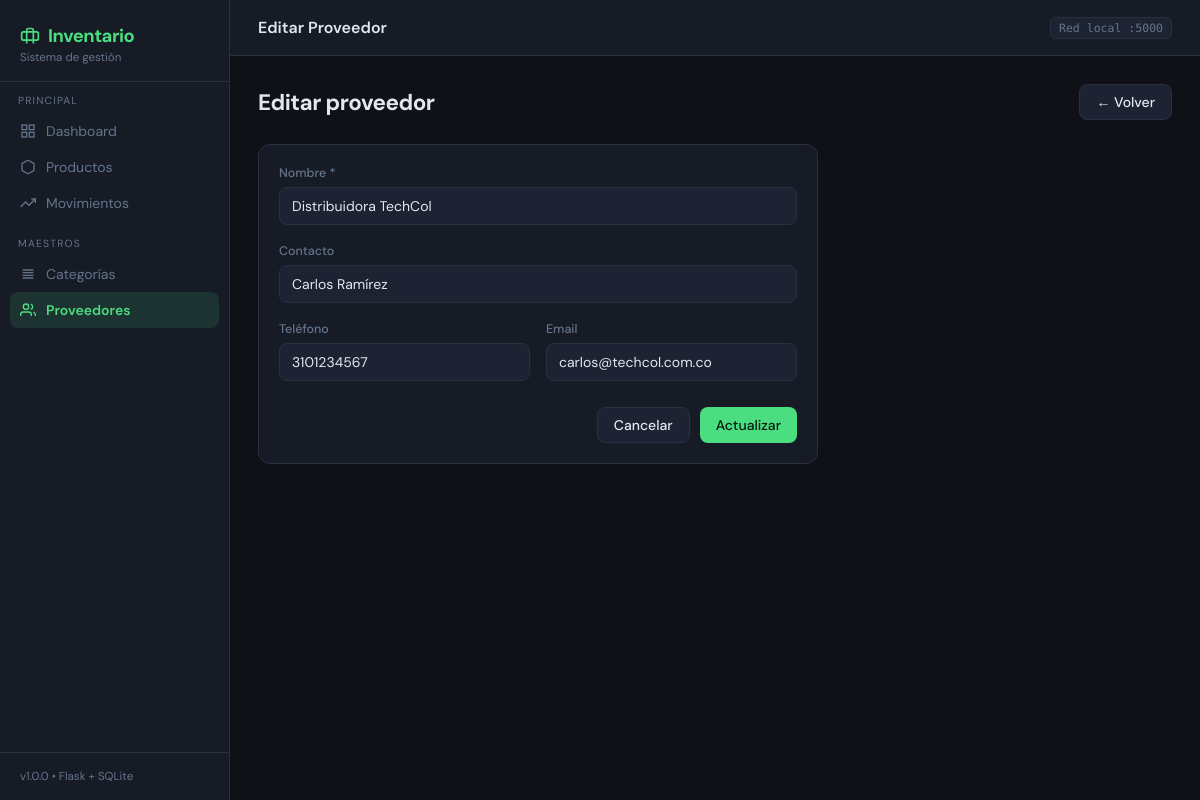
/proveedores/1/editar, run on the app's committed database.
### app.py (models this page shows, shortened)
class Proveedor(Base):
    __tablename__ = "proveedores"
    id       = Column(Integer, primary_key=True, autoincrement=True)
    nombre   = Column(String(120), nullable=False)
    contacto = Column(String(120))
    telefono = Column(String(30))
    email    = Column(String(120))
    productos = relationship("Producto", back_populates="prov_rel")

### app.py (the view, shortened to what this page needs)
@app.route("/proveedores/<int:pid>/editar", methods=["GET", "POST"])
def proveedor_editar(pid):
    db = get_session()
    try:
        p = db.query(Proveedor).get(pid)
        if not p:
            flash("Proveedor no encontrado.", "danger")
            return redirect(url_for("proveedores"))
        return render_template("proveedor_form.html", proveedor=p)
    finally:
        db.close()

### app.py (called while the page is built)
def get_session():
    return Session()

### templates/proveedor_form.html (shortened to what this page needs)
{% extends "base.html" %}
{% block topbar_title %}{{ 'Editar' if proveedor else 'Nuevo' }} Proveedor{% endblock %}
{% block content %}
<div class="page-header">
  <h1>{{ 'Editar proveedor' if proveedor else 'Nuevo proveedor' }}</h1>
  <a href="{{ url_for('proveedores') }}" class="btn btn-secondary">← Volver</a>
</div>
<div class="card" style="max-width:560px;">
  <div class="card-body">
    <form method="post">
      <div class="form-group">
        <label>Nombre *</label>
        <input type="text" name="nombre" required value="{{ proveedor.nombre if proveedor else '' }}">
      </div>
      <div class="form-group">
        <label>Contacto</label>
        <input type="text" name="contacto" value="{{ proveedor.contacto if proveedor else '' }}">
      </div>
      <div class="form-row">
        <div class="form-group">
          <label>Teléfono</label>
          <input type="text" name="telefono" value="{{ proveedor.telefono if proveedor else '' }}">
        </div>
        <div class="form-group">
          <label>Email</label>
          <input type="email" name="email" value="{{ proveedor.email if proveedor else '' }}">
        </div>
      </div>
      <div style="display:flex; gap:10px; justify-content:flex-end; margin-top:8px;">
        <a href="{{ url_for('proveedores') }}" class="btn btn-secondary">Cancelar</a>
        <button type="submit" class="btn btn-primary">
          {{ 'Actualizar' if proveedor else 'Crear proveedor' }}
        </button>
      </div>
    </form>
  </div>
</div>
{% endblock %}

### templates/base.html (style rules this page uses)
:root { --bg: #0f1117; --bg2: #171b26; --bg3: #1e2333; --border: #2a2f42; --accent: #4ade80; --accent2: #22d3ee; --warn: #fb923c; --danger: #f87171; --text: #e2e8f0; --muted: #64748b; --sidebar-w: 230px; }
*, *::before, *::after { box-sizing: border-box; margin: 0; padding: 0; }
body { font-family: 'DM Sans', sans-serif; background: var(--bg); color: var(--text); min-height: 100vh; display: flex; }
.card { background: var(--bg2); border: 1px solid var(--border); border-radius: 12px; overflow: hidden; }
.card-body { padding: 20px; }
.btn { display: inline-flex; align-items: center; gap: 6px; padding: 8px 16px; border-radius: 8px; border: none; font-size: 0.875rem; font-weight: 500; cursor: pointer; text-decoration: none; transition: all 0.15s; font-family: inherit; }
.btn-primary { background: var(--accent); color: #0a1a0f; }
.btn-secondary { background: var(--bg3); color: var(--text); border: 1px solid var(--border); }
.form-group { margin-bottom: 18px; }
label { display: block; font-size: 0.78rem; color: var(--muted); margin-bottom: 6px; font-weight: 500; }
input, select, textarea { width: 100%; background: var(--bg3); border: 1px solid var(--border); border-radius: 8px; color: var(--text); font-family: inherit; font-size: 0.875rem; padding: 9px 12px; transition: border-color 0.15s; }
.form-row { display: grid; grid-template-columns: 1fr 1fr; gap: 16px; }
.page-header { display: flex; align-items: center; justify-content: space-between; margin-bottom: 24px; }
.page-header h1 { font-size: 1.4rem; font-weight: 700; letter-spacing: -0.5px; }

### data on the page
Proveedor: nombre "Distribuidora TechCol", contacto "Carlos Ramírez", telefono "3101234567", email "carlos@techcol.com.co"

### other printed values
{{ 'Editar' if proveedor else 'Nuevo' }} "Editar"
{{ 'Editar proveedor' if proveedor else 'Nuevo proveedor' }} "Editar proveedor"
{{ 'Actualizar' if proveedor else 'Crear proveedor' }} "Actualizar"
